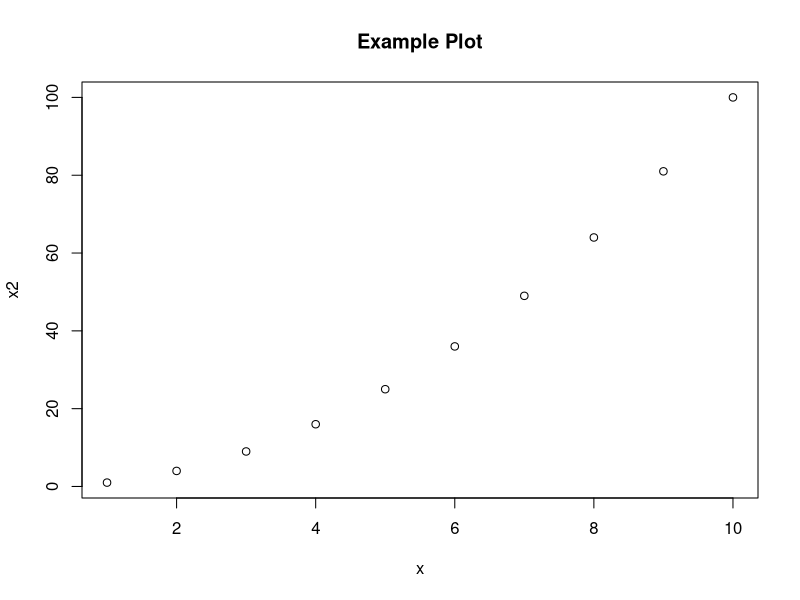
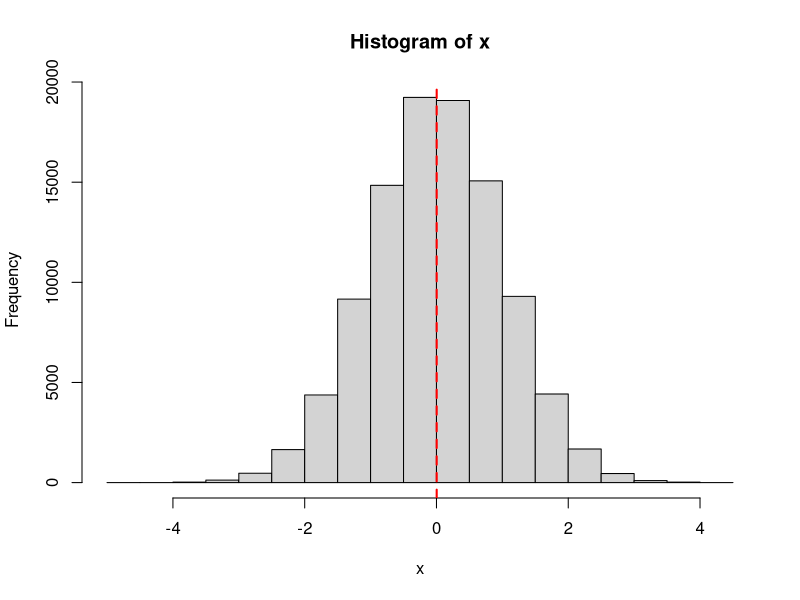
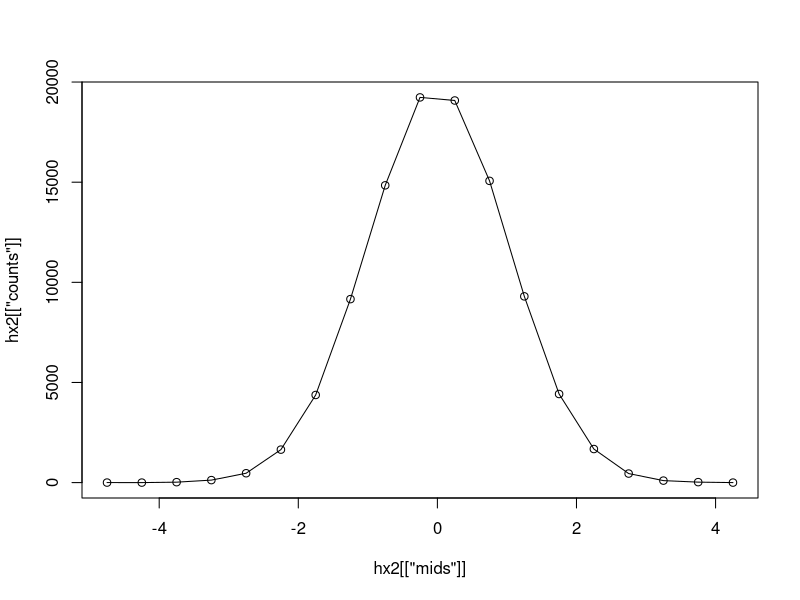
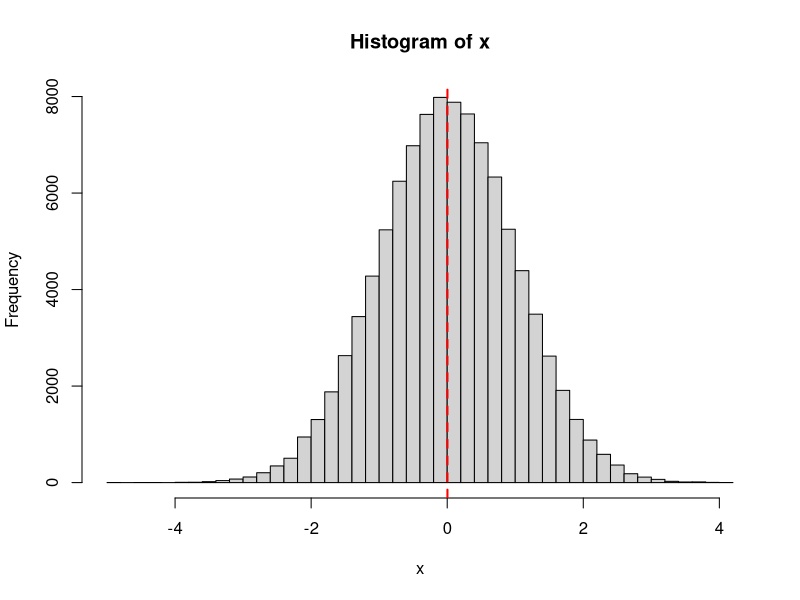
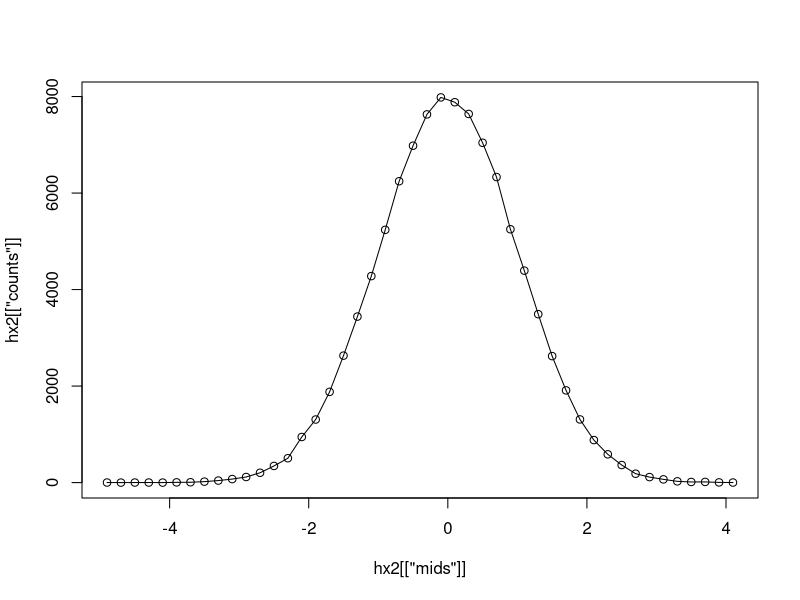
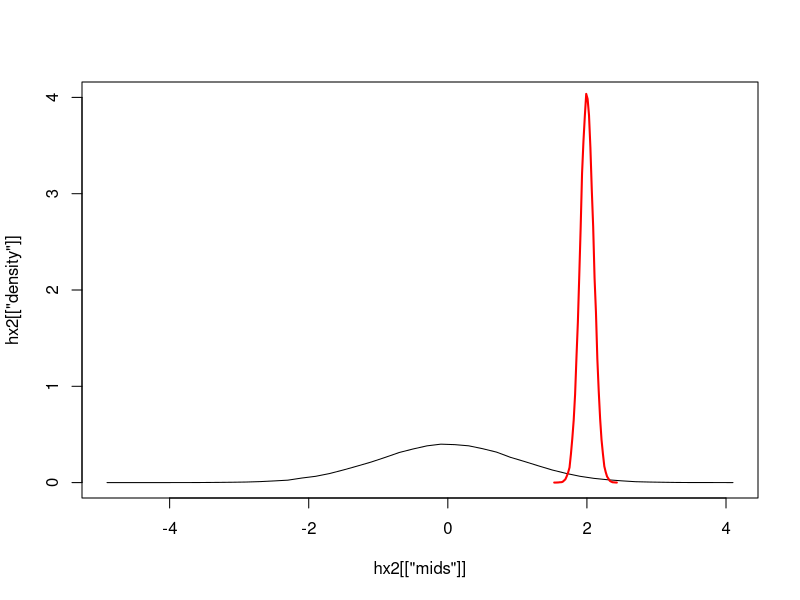

These charts were generated, in order, by the following R code:
## ---- chunk 1
knitr::opts_chunk$set(echo = TRUE, error = TRUE)
#knitr::opts_chunk$set(results = "hold")
## ---- chunk 2
p <- 1:10 
## ---- chunk 3
prev <- rev(p)
## ---- chunk 4
# Problem E.3: Make Vectors.
x <- 1:10; x2 <- x ^ 2 

# Problem E.4: Create scatter plot of x against x2
plot(x, x2)

# Problem E.5. Add title to scatter plot
title(main="Example Plot") # axis labels left as default
## ---- chunk 5
x <- rnorm(10000)
sum.x <- summary(x); sum.x #1
sum.x["n"] <- length(x); sum.x #2
#3
sum.x[c("1st Qu.", "Median", "3rd Qu.")] == quantile(x, probs=c(.25, .5, .75))
#4
xqs <- quantile(x, probs=c(.01, .05, .95, .99))
sum.x[c("Qu.01", "Qu.05", "Qu.95", "Qu.99")] <- xqs; sum.x
#5
sum.x <- sum.x[c("n", "Min.", "Max.", "Mean", "Qu.01", "Qu.05", "1st Qu.", "Median", "3rd Qu.", "Qu.95", "Qu.99")]; sum.x
sum.x <- round(sum.x, digits=1); sum.x
## ---- chunk 6
x <- rnorm(10000)
x <- x[x < 0]
sum.x <- summary(x); sum.x #1
sum.x["n"] <- length(x); sum.x #2
#3
sum.x[c("1st Qu.", "Median", "3rd Qu.")] == quantile(x, probs=c(.25, .5, .75))
#4
xqs <- quantile(x, probs=c(.01, .05, .95, .99))
sum.x[c("Qu.01", "Qu.05", "Qu.95", "Qu.99")] <- xqs; sum.x
#5
sum.x <- sum.x[c("n", "Min.", "Max.", "Mean", "Qu.01", "Qu.05", "1st Qu.", "Median", "3rd Qu.", "Qu.95", "Qu.99")]; sum.x
sum.x <- round(sum.x, digits=1); sum.x
## ---- chunk 7
x <- rnorm(10000)
x <- x[x < -1 | x > 1]
sum.x <- summary(x); sum.x #1
sum.x["n"] <- length(x); sum.x #2
#3
sum.x[c("1st Qu.", "Median", "3rd Qu.")] == quantile(x, probs=c(.25, .5, .75))
#4
xqs <- quantile(x, probs=c(.01, .05, .95, .99))
sum.x[c("Qu.01", "Qu.05", "Qu.95", "Qu.99")] <- xqs; sum.x
#5
sum.x <- sum.x[c("n", "Min.", "Max.", "Mean", "Qu.01", "Qu.05", "1st Qu.", "Median", "3rd Qu.", "Qu.95", "Qu.99")]; sum.x
sum.x <- round(sum.x, digits=1); sum.x
## ---- chunk 8
x <- rnorm(10000)
x <- x[c(TRUE, FALSE)]
sum.x <- summary(x); sum.x #1
sum.x["n"] <- length(x); sum.x #2
#3
sum.x[c("1st Qu.", "Median", "3rd Qu.")] == quantile(x, probs=c(.25, .5, .75))
#4
xqs <- quantile(x, probs=c(.01, .05, .95, .99))
sum.x[c("Qu.01", "Qu.05", "Qu.95", "Qu.99")] <- xqs; sum.x
#5
sum.x <- sum.x[c("n", "Min.", "Max.", "Mean", "Qu.01", "Qu.05", "1st Qu.", "Median", "3rd Qu.", "Qu.95", "Qu.99")]; sum.x
sum.x <- round(sum.x, digits=1); sum.x
## ---- chunk 9
x <- rnorm(10000)
x <- x[floor(x) %% 2 == 0 & floor(x) != 0] # here, also excluding 0s (not divisible by 2)
sum.x <- summary(x); sum.x #1
sum.x["n"] <- length(x); sum.x #2
#3
sum.x[c("1st Qu.", "Median", "3rd Qu.")] == quantile(x, probs=c(.25, .5, .75))
#4
xqs <- quantile(x, probs=c(.01, .05, .95, .99))
sum.x[c("Qu.01", "Qu.05", "Qu.95", "Qu.99")] <- xqs; sum.x
#5
sum.x <- sum.x[c("n", "Min.", "Max.", "Mean", "Qu.01", "Qu.05", "1st Qu.", "Median", "3rd Qu.", "Qu.95", "Qu.99")]; sum.x
sum.x <- round(sum.x, digits=1); sum.x
## ---- chunk 10
set.seed(1986) # sets the number generator so results will never change
x <- rnorm(100000) # generate 100000 random draws from a normal distribution
hx <- hist(x); hx # plot histogram and save histogram properties to hx.
x.mean <- mean(x) # 1
abline(v=x.mean, col="red", lty=2, lwd=2) #2-3
hx2 <- hx[1:4] # 4
plot(x = hx2[["mids"]], y = hx2[["counts"]]) # need double brackets! # 5
lines(x = hx2$mids, y = hx2$counts) # or the $ works great :) # 6
## ---- chunk 11
hx <- hist(x, breaks=50); hx # plot histogram and save histogram properties to hx.
x.mean <- mean(x) # 1
abline(v=x.mean, col="red", lty=2, lwd=2) #2-3
hx2 <- hx[1:4] # 4
plot(x = hx2[["mids"]], y = hx2[["counts"]]) # need double brackets! # 5
lines(x = hx2$mids, y = hx2$counts) 
## ---- chunk 12
hx <- hist(x, breaks=50, plot=FALSE)
#x.mean <- mean(x) 
#abline(v=x.mean, col="red", lty=2, lwd=2) 
hx2 <- hx[1:4] 

# I had to play with the height of the y axis to get the y curve to visualize 
# properly (ylim), and decided to remove the points, so change the plot type to "n" so that they points wouldn't show
plot(x = hx2[["mids"]], y = hx2[["density"]], ylim=c(0, 4), type="n")
lines(x = hx2$mids, y = hx2$density) 

## do all over again for new data y

y <- rnorm(100000, 2, .1)
hy <- hist(y, breaks=50, plot=FALSE) 
#y.mean <- mean(x) # 1
# abline(v=x.mean, col="red", lty=2, lwd=2) #2-3
hy2 <- hy[1:4] # 4
# points(x = hy2[["mids"]], y = hy2[["density"]]) 
lines(x = hy2$mids, y = hy2$density, col="red", lwd=2)


